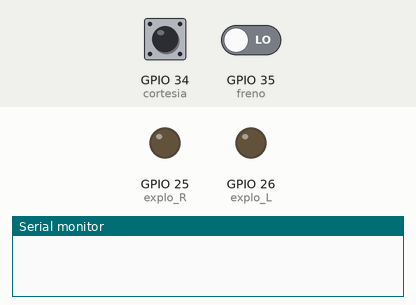
Recording of a sketch running on a simulated ESP32. On the bench: output pins drawn as LEDs (lit = HIGH), the last lines printed to the serial monitor. The inputs (shaded band) are chosen by the test bench; at power-on: GPIO 34 (cortesia) HIGH, GPIO 35 (freno) LOW. EEPROM starts erased.

Above: at 1.2 s.
1.3 s: GPIO 34 (cortesia) pulsed LOW 5 times (0.12 s each, 0.3 s apart)
At 3.9 s:
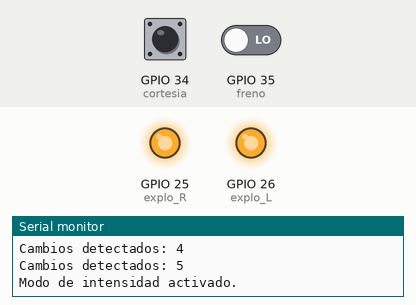
4.3 s: GPIO 34 (cortesia) driven LOW
At 5.65 s:
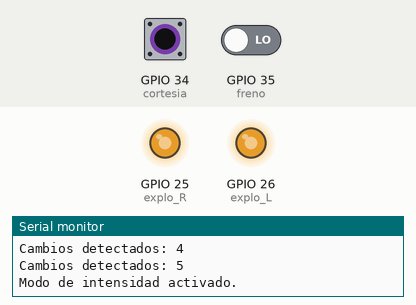
Timing chart, 0 to 13.3 s (numbered marks = the images above; inputs shaded):
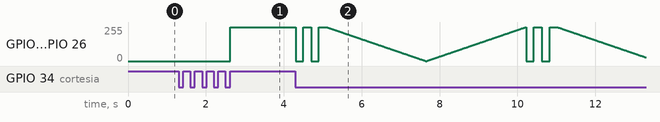

The sketch:

furia.ino
```cpp
#include <EEPROM.h>

#define cortesia 34
#define altas 23
#define explo_R 25
#define explo_L 26
#define pito 13
#define corneta 12
#define freno 35
#define outDir_R 27
#define outDir_L 14
#define inDir_R 32
#define inDir_L 33

bool exploradorasEncendidas = false;
int cambiosCortesia = 0;
unsigned long timePulse = 0;
const unsigned long debounceTime = 100; // 100ms de filtro de rebote

int intEx = 128; // Intensidad inicial (mitad del rango 0-255)
unsigned long lastCortesiaTime = 0;
const unsigned long maxTimeBetweenPulses = 2000; // 2s para detectar 5 cambios
bool controlIntensidad = false;

void setup()
{
  pinMode(cortesia, INPUT);
  pinMode(freno, INPUT);
  pinMode(explo_R, OUTPUT);
  pinMode(explo_L, OUTPUT);
  digitalWrite(explo_R, LOW);
  digitalWrite(explo_L, LOW);
  Serial.begin(115200);

  EEPROM.begin(4);
  intEx = EEPROM.read(0);
  if (intEx < 0 || intEx > 255)
    intEx = 128;
}

void loop()
{
  static int estadoInicial = digitalRead(cortesia);
  static int estadoAnterior = estadoInicial;
  int estadoActual = digitalRead(cortesia);
  static bool cambioDetectado = false;
  int estadoFreno = digitalRead(freno);

  if (estadoActual != estadoAnterior && (millis() - timePulse) > debounceTime)
  {
    timePulse = millis();
    if (estadoActual != estadoInicial)
    {
      cambioDetectado = true;
    }
    else if (cambioDetectado)
    {
      cambiosCortesia++;
      cambioDetectado = false;
      lastCortesiaTime = millis();
      Serial.print("Cambios detectados: ");
      Serial.println(cambiosCortesia);
    }
  }
  estadoAnterior = estadoActual;

  // Encender y apagar exploradoras con 3 cambios mientras freno está en 1
  if (estadoFreno == 1 && cambiosCortesia >= 3)
  {
    exploradorasEncendidas = !exploradorasEncendidas;
    // intEx = exploradorasEncendidas ? intEx : 0;
    analogWrite(explo_R, intEx);
    analogWrite(explo_L, intEx);
    cambiosCortesia = 0;
    if (exploradorasEncendidas == false)
    {
      analogWrite(explo_R, 0);
      analogWrite(explo_L, 0);
    }
    else
    {
      analogWrite(explo_R, intEx);
      analogWrite(explo_L, intEx);
    }
    Serial.println(exploradorasEncendidas ? "Exploradoras encendidas." : "Exploradoras apagadas.");
  }

  // Activar función intensidadExploradoras con 5 cambios en menos de 2 segundos mientras freno está en 0
  if (!controlIntensidad && estadoFreno == 0 && cambiosCortesia >= 5 && (millis() - lastCortesiaTime) <= maxTimeBetweenPulses)
  {
    controlIntensidad = true;
    cambiosCortesia = 0;
    intensidadExploradoras();
  }
}

// Función para controlar la intensidad de las exploradoras
void intensidadExploradoras()
{
  Serial.println("Modo de intensidad activado.");
  unsigned long lastActivity = millis();

  while (true)
  {
    analogWrite(explo_R, intEx);
    analogWrite(explo_L, intEx);

    if (digitalRead(cortesia) == 0)
    {
      while (digitalRead(cortesia) == 0 && intEx < 255)
      {
        intEx++;
        analogWrite(explo_R, intEx);
        analogWrite(explo_L, intEx);
        delay(10);
      }

      // Parpadeo al máximo
      if (intEx == 255)
      {
        for (int i = 0; i < 2; i++)
        {
          analogWrite(explo_R, 0);
          analogWrite(explo_L, 0);
          delay(200);
          analogWrite(explo_R, 255);
          analogWrite(explo_L, 255);
          delay(200);
        }
      }

      while (digitalRead(cortesia) == 0 && intEx > 0)
      {
        intEx--;
        analogWrite(explo_R, intEx);
        analogWrite(explo_L, intEx);
        delay(10);
      }

      lastActivity = millis();
    }

    // Si pasan 5s sin actividad, guardar y salir
    if ((millis() - lastActivity) > 5000)
    {
      Serial.print("Guardando valor en EEPROM: ");
      Serial.println(intEx);
      EEPROM.write(0, intEx);
      EEPROM.commit();

      // Parpadeo final antes de salir
      analogWrite(explo_R, 0);
      analogWrite(explo_L, 0);
      delay(200);
      analogWrite(explo_R, intEx);
      analogWrite(explo_L, intEx);
      delay(200);

      break;
    }

    delay(10);
  }

  controlIntensidad = false;
  Serial.println("Modo de intensidad desactivado.");
}
```

Measured:
- after the input at 1.3 s, GPIO 25 (explo_R), GPIO 26 (explo_L): 0/255 → 255/255 after 1.3 s
